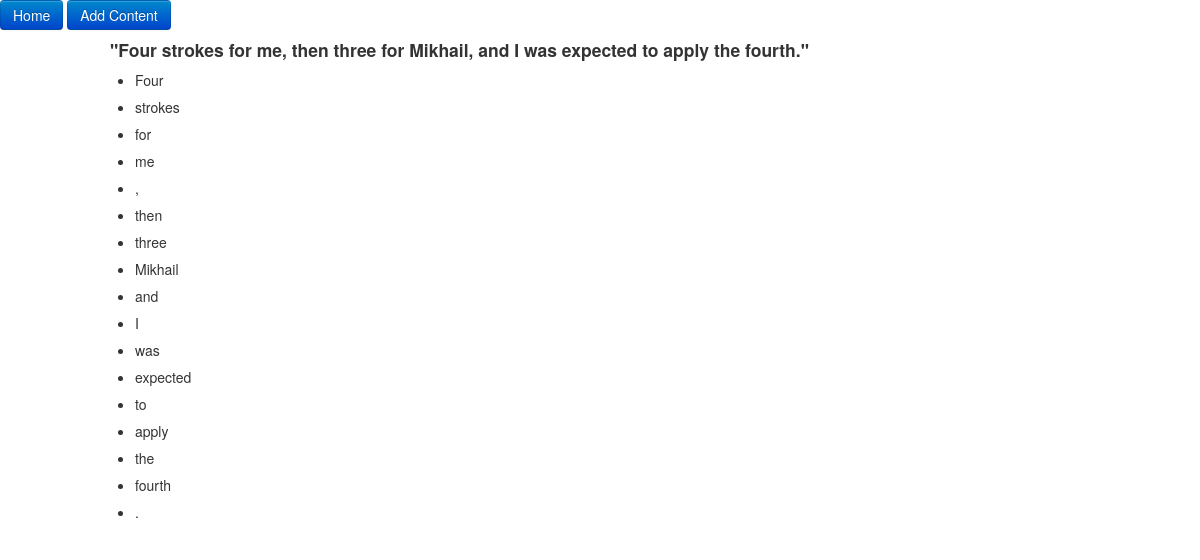
The app's page /sentence/180/ with its own data.
### annotate/models.py (models this page shows, shortened)
class TimeStampBaseModel(models.Model):
    created_date = models.DateTimeField(auto_now_add=True)
    modified_date = models.DateTimeField(auto_now=True)
    class Meta:
        abstract = True

class Sentence(TimeStampBaseModel):
    string = models.TextField()
    text_snippit = models.ForeignKey('TextSnippit')

class Token(TimeStampBaseModel):
    string = models.CharField(max_length=200)
    sentence = models.ManyToManyField('Sentence')
    is_punctuation = models.NullBooleanField(null=True, blank=True)
    is_sentence_delimiter = models.NullBooleanField(null=True, blank=True)
    always_capitalized = models.NullBooleanField(null=True, blank=True)
    def __unicode__(self):
        return self.string

### annotate/views.py (the view)
# urls.py: url(r'^sentence/(?P<sentence_id>\d+)/$', SentenceDetailView.as_view(), name='sentence_detail'),
class SentenceDetailView(DetailView):
    model = Token
    def get_object(self, queryset=None):
        obj = Sentence.objects.get(pk=self.kwargs['sentence_id'])
        return obj
    def get_context_data(self, **kwargs):
        context = super(SentenceDetailView, self).get_context_data(**kwargs)
        context['chosen_sentence'] = self.get_object()
        return context

### annotate/templates/annotate/sentence_detail.html (shortened to what this page needs)
{% extends "annotate/base.html" %}
{% load staticfiles %}
{% block css %}
<link href="{% static 'annotate/css/annotate.css' %}" rel="stylesheet" media="screen">
{% endblock %}
{% block content %}
    <div class="container">
        <div class="row">
            <div class="col-lg-12 text-left">
                <h4>"{{ chosen_sentence.string }}"</h4>
                <ul class="list-unstyled">
                    {% for token in chosen_sentence.token_set.all %}
                        <li><a href="{% url 'token_detail' token_id=token.pk %}">{{ token }}</li>
                    {% endfor %}
                </ul>
            </div>
        </div>
    </div>
{% endblock %}

### annotate/static/annotate/css/annotate.css (style rules this page uses)
a { text-decoration: none; color: inherit; }
li { margin: 0 0 0.5em 0; }

### records on screen
Sentence: string "Four strokes for me, then three for Mikhail, and I was expected to apply the fourth."
Token: string "Four"
Token: string "strokes"
Token: string "for"
Token: string "me"
Token: string ","
Token: string "then"
Token: string "three"
Token: string "Mikhail"
Token: string "and"
Token: string "I"
Token: string "was"
Token: string "expected"
Token: string "to"
Token: string "apply"
Token: string "the"
Token: string "fourth"
Token: string "."
